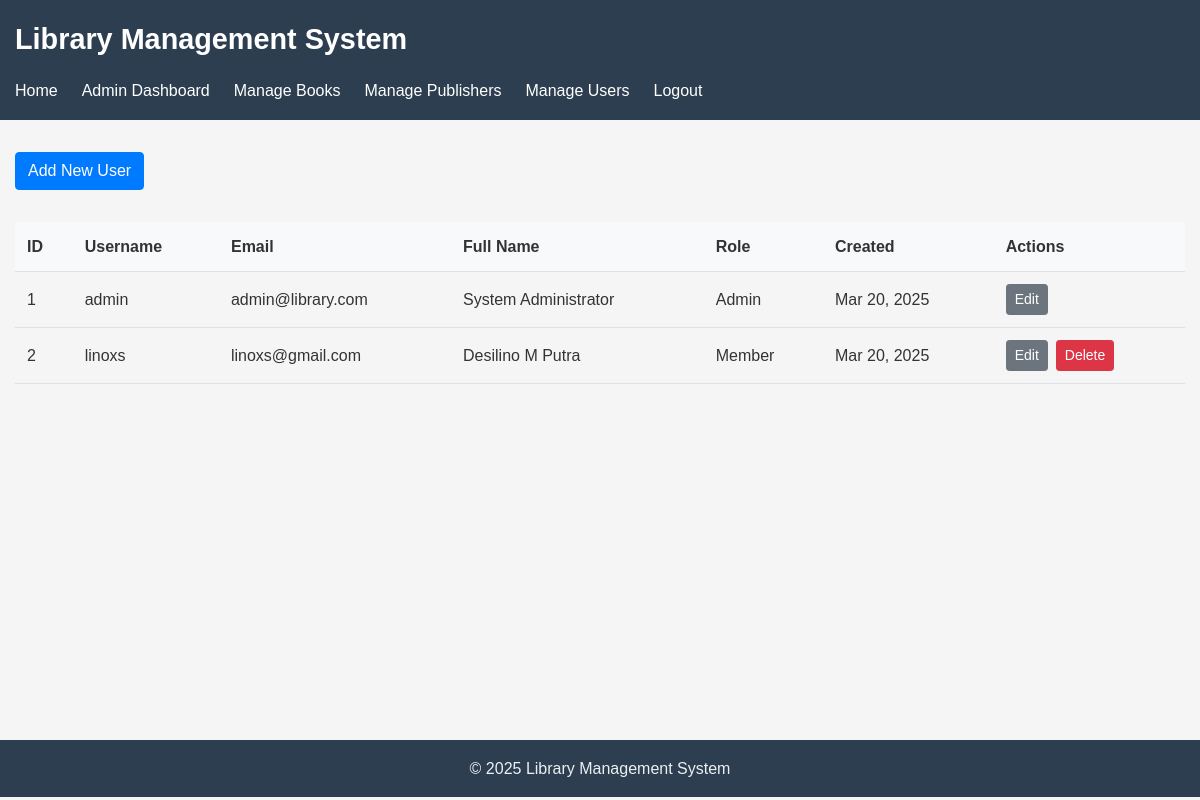
The page /admin/users.php (signed in) on the database its author committed.
### tables this page shows
CREATE TABLE users (
    id INTEGER PRIMARY KEY AUTOINCREMENT,
    username TEXT NOT NULL UNIQUE,
    password TEXT NOT NULL,
    email TEXT NOT NULL UNIQUE,
    full_name TEXT NOT NULL,
    role TEXT NOT NULL CHECK (role IN ('admin', 'member')),
    created_at TIMESTAMP DEFAULT CURRENT_TIMESTAMP,
    updated_at TIMESTAMP DEFAULT CURRENT_TIMESTAMP
);

### includes/db.php (called while the page is built, shortened)
<?php
function get_db_connection() {
    static $db = null;
    if ($db === null) {
        $db_path = __DIR__ . '/../database/library.db';
        try {
            $db = new \SQLite3($db_path);
            $db->enableExceptions(true);
            $db->exec('PRAGMA foreign_keys = ON');
            $db->exec('PRAGMA journal_mode = WAL');
        } catch (\Exception $e) {
            die("Database connection failed: " . $e->getMessage());
        }
    }
    return $db;
}
function db_query($sql, $params = []) {
    $db = get_db_connection();
    try {
        $stmt = $db->prepare($sql);
        if (!empty($params)) {
            foreach ($params as $param => $value) {
                $type = is_int($value) ? SQLITE3_INTEGER : SQLITE3_TEXT;
                $stmt->bindValue($param, $value, $type);
            }
        }
        $result = $stmt->execute();
        return $result;
    } catch (\Exception $e) {
        error_log("Database query error: " . $e->getMessage() . " in query: " . $sql);
        return false;
    }
}
function db_fetch_all($result) {
    $rows = [];
    if ($result) {
        while ($row = $result->fetchArray(SQLITE3_ASSOC)) {
            $rows[] = $row;
        }
    }
    return $rows;
}

### includes/functions.php (called while the page is built, shortened)
<?php
require_once __DIR__ . '/db.php';
require_once __DIR__ . '/session.php';
function get_all_users($page = 1, $per_page = 10) {
    $offset = ($page - 1) * $per_page;
    $result = db_query(
        "SELECT id, username, email, full_name, role, created_at, updated_at
         FROM users
         ORDER BY id
         LIMIT :limit OFFSET :offset",
        [':limit' => $per_page, ':offset' => $offset]
    );
    return db_fetch_all($result);
}

### includes/session.php (called while the page is built, shortened)
<?php
function get_current_user_id() {
    return isset($_SESSION['user_id']) ? $_SESSION['user_id'] : null;
}

### admin/users.php (the view, shortened to what this page needs)
<?php
require_once __DIR__ . '/../includes/db.php';
require_once __DIR__ . '/../includes/functions.php';
require_once __DIR__ . '/../includes/session.php';
require_once __DIR__ . '/../layouts/Layout.php';
$page = max(1, intval($_GET['page'] ?? 1));
$per_page = 10;
$users = get_all_users($page, $per_page);
?>
<div class="admin-users">
    <Layout::pageTitle('Manage Users');
    <div class="action-buttons">
        <button id="add-user-btn" class="btn btn-primary">Add New User</button>
    </div>
    <div class="users-table">
        <?php if (empty($users)): ?>
            <p>No users found.</p>
        <?php else: ?>
            <div class="table-responsive">
                <table class="data-table">
                    <thead>
                        <tr>
                            <th>ID</th>
                            <th>Username</th>
                            <th>Email</th>
                            <th>Full Name</th>
                            <th>Role</th>
                            <th>Created</th>
                            <th>Actions</th>
                        </tr>
                    </thead>
                    <tbody>
                        <?php foreach ($users as $user): ?>
                            <tr>
                                <td><?php echo $user['id']; ?></td>
                                <td><?php echo htmlspecialchars($user['username']); ?></td>
                                <td><?php echo htmlspecialchars($user['email']); ?></td>
                                <td><?php echo htmlspecialchars($user['full_name']); ?></td>
                                <td><?php echo ucfirst($user['role']); ?></td>
                                <td><?php echo date('M d, Y', strtotime($user['created_at'])); ?></td>
                                <td>
                                    <div class="action-links">
                                        <a href="/admin/users.php?action=edit&id=<?php echo $user['id']; ?>" class="btn btn-sm btn-secondary">Edit</a>
                                        <?php if ($user['id'] !== get_current_user_id()): ?>
                                            <button class="btn btn-sm btn-danger delete-user-btn" data-id="<?php echo $user['id']; ?>" data-username="<?php echo htmlspecialchars($user['username']); ?>">Delete</button>
                                        <?php endif; ?>
                                    </div>
                                </td>
                            </tr>
                        <?php endforeach; ?>
                    </tbody>
                </table>
            </div>
        <?php endif; ?>
    </div>
</div>

### assets/styles.css (style rules this page uses)
* { margin: 0; padding: 0; box-sizing: border-box; }
body { font-family: Arial, sans-serif; line-height: 1.6; color: #333; background-color: #f5f5f5; }
a { color: #0066cc; text-decoration: none; }
.table-responsive { overflow-x: auto; }
.data-table { width: 100%; border-collapse: collapse; margin-bottom: 1rem; }
.data-table th, .data-table td { padding: 0.75rem; text-align: left; border-bottom: 1px solid #dee2e6; }
.data-table th { background-color: #f8f9fa; font-weight: bold; }
.btn { display: inline-block; font-weight: 400; text-align: center; white-space: nowrap; vertical-align: middle; user-select: none; border: 1px solid transparent; padding: 0.375rem 0.75rem; font-size: 1rem; line-height: 1.5; border-radius: 0.25rem; transition: color 0.15s ease-in-out, background-color 0.15s ease-in-out, border-color 0.15s ease-in-out; cursor: pointer; }
.btn-primary { color: #fff; background-color: #007bff; border-color: #007bff; }
.btn-secondary { color: #fff; background-color: #6c757d; border-color: #6c757d; }
.btn-danger { color: #fff; background-color: #dc3545; border-color: #dc3545; }
.btn-sm { padding: 0.25rem 0.5rem; font-size: 0.875rem; line-height: 1.5; border-radius: 0.2rem; }

### admin/users.php (style rules this page uses)
.admin-users { margin-bottom: 2rem; }
.action-buttons { margin-bottom: 1.5rem; }
.users-table { margin-bottom: 1.5rem; }
.action-links { display: flex; gap: 0.5rem; }

### rows shown on the page
users: id "1", username "admin", email "admin@library.com", full_name "System Administrator", role "Admin", created_at "Mar 20, 2025"
users: id "2", username "linoxs", email "linoxs@gmail.com", full_name "Desilino M Putra", role "Member", created_at "Mar 20, 2025"
